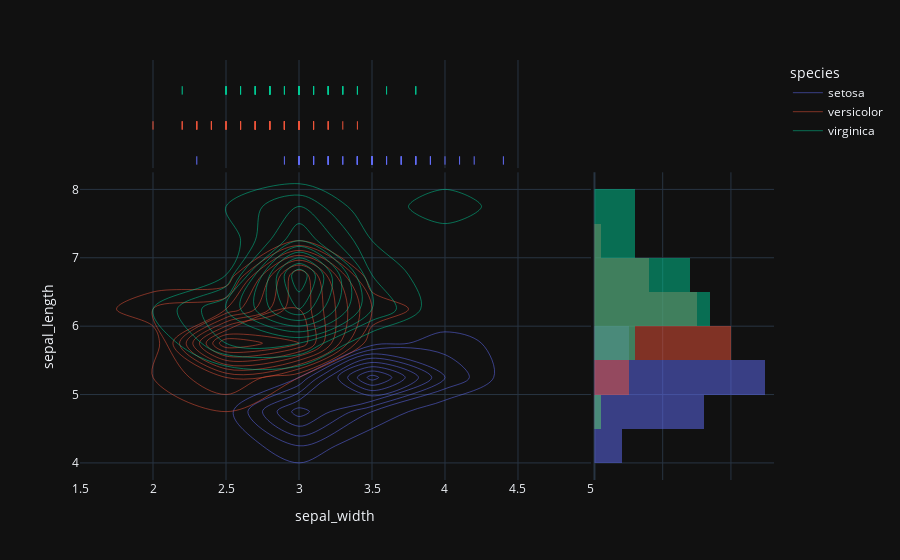

Notebook code cell kept with this figure:
### Markdown cell above
##### 4.4.2 等值线图

### Code cell
px.density_contour(
  df,  # 传入绘图数据
  x="sepal_width",  # 指定xy轴
  y="sepal_length",
  color="species",  # 颜色设置
  marginal_x="rug",  # 需要传入边缘图形
  marginal_y="histogram"   
)

### Figure 1 — Plotly figure (JSON) as saved in the notebook; plotly's stock layout.template omitted (floating-point values rounded to 4 significant figures)
{"data": [{"contours": {"coloring": "none"}, "hovertemplate": "species=setosa<br>sepal_width=%{x}<br>sepal_length=%{y}<br>count=%{z}<extra></extra>", "legendgroup": "setosa", "line": {"color": "#636efa"}, "name": "setosa", "showlegend": true, "x": [3.5, 3.0, 3.2, 3.1, 3.6, 3.9, 3.4, 3.4, 2.9, 3.1, 3.7, 3.4, 3.0, 3.0, 4.0, 4.4, 3.9, 3.5, 3.8, 3.8, 3.4, 3.7, 3.6, 3.3, 3.4, 3.0, 3.4, 3.5, 3.4, 3.2, 3.1, 3.4, 4.1, 4.2, 3.1, 3.2, 3.5, 3.1, 3.0, 3.4, 3.5, 2.3, 3.2, 3.5, 3.8, 3.0, 3.8, 3.2, 3.7, 3.3], "xaxis": "x", "xbingroup": "x", "y": [5.1, 4.9, 4.7, 4.6, 5.0, 5.4, 4.6, 5.0, 4.4, 4.9, 5.4, 4.8, 4.8, 4.3, 5.8, 5.7, 5.4, 5.1, 5.7, 5.1, 5.4, 5.1, 4.6, 5.1, 4.8, 5.0, 5.0, 5.2, 5.2, 4.7, 4.8, 5.4, 5.2, 5.5, 4.9, 5.0, 5.5, 4.9, 4.4, 5.1, 5.0, 4.5, 4.4, 5.0, 5.1, 4.8, 5.1, 4.6, 5.3, 5.0], "yaxis": "y", "ybingroup": "y", "type": "histogram2dcontour"}, {"alignmentgroup": "True", "boxpoints": "all", "fillcolor": "rgba(255,255,255,0)", "hoveron": "points", "hovertemplate": "species=setosa<br>sepal_width=%{x}<extra></extra>", "jitter": 0, "legendgroup": "setosa", "line": {"color": "rgba(255,255,255,0)"}, "marker": {"color": "#636efa", "symbol": "line-ns-open"}, "name": "setosa", "offsetgroup": "setosa", "showlegend": false, "x": [3.5, 3.0, 3.2, 3.1, 3.6, 3.9, 3.4, 3.4, 2.9, 3.1, 3.7, 3.4, 3.0, 3.0, 4.0, 4.4, 3.9, 3.5, 3.8, 3.8, 3.4, 3.7, 3.6, 3.3, 3.4, 3.0, 3.4, 3.5, 3.4, 3.2, 3.1, 3.4, 4.1, 4.2, 3.1, 3.2, 3.5, 3.1, 3.0, 3.4, 3.5, 2.3, 3.2, 3.5, 3.8, 3.0, 3.8, 3.2, 3.7, 3.3], "xaxis": "x3", "yaxis": "y3", "type": "box"}, {"alignmentgroup": "True", "bingroup": "y", "hovertemplate": "species=setosa<br>sepal_length=%{y}<br>count=%{x}<extra></extra>", "legendgroup": "setosa", "marker": {"color": "#636efa"}, "name": "setosa", "offsetgroup": "setosa", "opacity": 0.5, "showlegend": false, "xaxis": "x2", "y": [5.1, 4.9, 4.7, 4.6, 5.0, 5.4, 4.6, 5.0, 4.4, 4.9, 5.4, 4.8, 4.8, 4.3, 5.8, 5.7, 5.4, 5.1, 5.7, 5.1, 5.4, 5.1, 4.6, 5.1, 4.8, 5.0, 5.0, 5.2, 5.2, 4.7, 4.8, 5.4, 5.2, 5.5, 4.9, 5.0, 5.5, 4.9, 4.4, 5.1, 5.0, 4.5, 4.4, 5.0, 5.1, 4.8, 5.1, 4.6, 5.3, 5.0], "yaxis": "y2", "type": "histogram"}, {"contours": {"coloring": "none"}, "hovertemplate": "species=versicolor<br>sepal_width=%{x}<br>sepal_length=%{y}<br>count=%{z}<extra></extra>", "legendgroup": "versicolor", "line": {"color": "#EF553B"}, "name": "versicolor", "showlegend": true, "x": [3.2, 3.2, 3.1, 2.3, 2.8, 2.8, 3.3, 2.4, 2.9, 2.7, 2.0, 3.0, 2.2, 2.9, 2.9, 3.1, 3.0, 2.7, 2.2, 2.5, 3.2, 2.8, 2.5, 2.8, 2.9, 3.0, 2.8, 3.0, 2.9, 2.6, 2.4, 2.4, 2.7, 2.7, 3.0, 3.4, 3.1, 2.3, 3.0, 2.5, 2.6, 3.0, 2.6, 2.3, 2.7, 3.0, 2.9, 2.9, 2.5, 2.8], "xaxis": "x", "xbingroup": "x", "y": [7.0, 6.4, 6.9, 5.5, 6.5, 5.7, 6.3, 4.9, 6.6, 5.2, 5.0, 5.9, 6.0, 6.1, 5.6, 6.7, 5.6, 5.8, 6.2, 5.6, 5.9, 6.1, 6.3, 6.1, 6.4, 6.6, 6.8, 6.7, 6.0, 5.7, 5.5, 5.5, 5.8, 6.0, 5.4, 6.0, 6.7, 6.3, 5.6, 5.5, 5.5, 6.1, 5.8, 5.0, 5.6, 5.7, 5.7, 6.2, 5.1, 5.7], "yaxis": "y", "ybingroup": "y", "type": "histogram2dcontour"}, {"alignmentgroup": "True", "boxpoints": "all", "fillcolor": "rgba(255,255,255,0)", "hoveron": "points", "hovertemplate": "species=versicolor<br>sepal_width=%{x}<extra></extra>", "jitter": 0, "legendgroup": "versicolor", "line": {"color": "rgba(255,255,255,0)"}, "marker": {"color": "#EF553B", "symbol": "line-ns-open"}, "name": "versicolor", "offsetgroup": "versicolor", "showlegend": false, "x": [3.2, 3.2, 3.1, 2.3, 2.8, 2.8, 3.3, 2.4, 2.9, 2.7, 2.0, 3.0, 2.2, 2.9, 2.9, 3.1, 3.0, 2.7, 2.2, 2.5, 3.2, 2.8, 2.5, 2.8, 2.9, 3.0, 2.8, 3.0, 2.9, 2.6, 2.4, 2.4, 2.7, 2.7, 3.0, 3.4, 3.1, 2.3, 3.0, 2.5, 2.6, 3.0, 2.6, 2.3, 2.7, 3.0, 2.9, 2.9, 2.5, 2.8], "xaxis": "x3", "yaxis": "y3", "type": "box"}, {"alignmentgroup": "True", "bingroup": "y", "hovertemplate": "species=versicolor<br>sepal_length=%{y}<br>count=%{x}<extra></extra>", "legendgroup": "versicolor", "marker": {"color": "#EF553B"}, "name": "versicolor", "offsetgroup": "versicolor", "opacity": 0.5, "showlegend": false, "xaxis": "x2", "y": [7.0, 6.4, 6.9, 5.5, 6.5, 5.7, 6.3, 4.9, 6.6, 5.2, 5.0, 5.9, 6.0, 6.1, 5.6, 6.7, 5.6, 5.8, 6.2, 5.6, 5.9, 6.1, 6.3, 6.1, 6.4, 6.6, 6.8, 6.7, 6.0, 5.7, 5.5, 5.5, 5.8, 6.0, 5.4, 6.0, 6.7, 6.3, 5.6, 5.5, 5.5, 6.1, 5.8, 5.0, 5.6, 5.7, 5.7, 6.2, 5.1, 5.7], "yaxis": "y2", "type": "histogram"}, {"contours": {"coloring": "none"}, "hovertemplate": "species=virginica<br>sepal_width=%{x}<br>sepal_length=%{y}<br>count=%{z}<extra></extra>", "legendgroup": "virginica", "line": {"color": "#00cc96"}, "name": "virginica", "showlegend": true, "x": [3.3, 2.7, 3.0, 2.9, 3.0, 3.0, 2.5, 2.9, 2.5, 3.6, 3.2, 2.7, 3.0, 2.5, 2.8, 3.2, 3.0, 3.8, 2.6, 2.2, 3.2, 2.8, 2.8, 2.7, 3.3, 3.2, 2.8, 3.0, 2.8, 3.0, 2.8, 3.8, 2.8, 2.8, 2.6, 3.0, 3.4, 3.1, 3.0, 3.1, 3.1, 3.1, 2.7, 3.2, 3.3, 3.0, 2.5, 3.0, 3.4, 3.0], "xaxis": "x", "xbingroup": "x", "y": [6.3, 5.8, 7.1, 6.3, 6.5, 7.6, 4.9, 7.3, 6.7, 7.2, 6.5, 6.4, 6.8, 5.7, 5.8, 6.4, 6.5, 7.7, 7.7, 6.0, 6.9, 5.6, 7.7, 6.3, 6.7, 7.2, 6.2, 6.1, 6.4, 7.2, 7.4, 7.9, 6.4, 6.3, 6.1, 7.7, 6.3, 6.4, 6.0, 6.9, 6.7, 6.9, 5.8, 6.8, 6.7, 6.7, 6.3, 6.5, 6.2, 5.9], "yaxis": "y", "ybingroup": "y", "type": "histogram2dcontour"}, {"alignmentgroup": "True", "boxpoints": "all", "fillcolor": "rgba(255,255,255,0)", "hoveron": "points", "hovertemplate": "species=virginica<br>sepal_width=%{x}<extra></extra>", "jitter": 0, "legendgroup": "virginica", "line": {"color": "rgba(255,255,255,0)"}, "marker": {"color": "#00cc96", "symbol": "line-ns-open"}, "name": "virginica", "offsetgroup": "virginica", "showlegend": false, "x": [3.3, 2.7, 3.0, 2.9, 3.0, 3.0, 2.5, 2.9, 2.5, 3.6, 3.2, 2.7, 3.0, 2.5, 2.8, 3.2, 3.0, 3.8, 2.6, 2.2, 3.2, 2.8, 2.8, 2.7, 3.3, 3.2, 2.8, 3.0, 2.8, 3.0, 2.8, 3.8, 2.8, 2.8, 2.6, 3.0, 3.4, 3.1, 3.0, 3.1, 3.1, 3.1, 2.7, 3.2, 3.3, 3.0, 2.5, 3.0, 3.4, 3.0], "xaxis": "x3", "yaxis": "y3", "type": "box"}, {"alignmentgroup": "True", "bingroup": "y", "hovertemplate": "species=virginica<br>sepal_length=%{y}<br>count=%{x}<extra></extra>", "legendgroup": "virginica", "marker": {"color": "#00cc96"}, "name": "virginica", "offsetgroup": "virginica", "opacity": 0.5, "showlegend": false, "xaxis": "x2", "y": [6.3, 5.8, 7.1, 6.3, 6.5, 7.6, 4.9, 7.3, 6.7, 7.2, 6.5, 6.4, 6.8, 5.7, 5.8, 6.4, 6.5, 7.7, 7.7, 6.0, 6.9, 5.6, 7.7, 6.3, 6.7, 7.2, 6.2, 6.1, 6.4, 7.2, 7.4, 7.9, 6.4, 6.3, 6.1, 7.7, 6.3, 6.4, 6.0, 6.9, 6.7, 6.9, 5.8, 6.8, 6.7, 6.7, 6.3, 6.5, 6.2, 5.9], "yaxis": "y2", "type": "histogram"}], "layout": {"xaxis": {"anchor": "y", "domain": [0.0, 0.7363], "title": {"text": "sepal_width"}}, "yaxis": {"anchor": "x", "domain": [0.0, 0.7326], "title": {"text": "sepal_length"}}, "xaxis2": {"anchor": "y2", "domain": [0.7413, 1.0], "matches": "x2", "showticklabels": false, "showline": false, "ticks": "", "showgrid": true}, "yaxis2": {"anchor": "x2", "domain": [0.0, 0.7326], "matches": "y", "showticklabels": false, "showgrid": true}, "xaxis3": {"anchor": "y3", "domain": [0.0, 0.7363], "matches": "x", "showticklabels": false, "showgrid": true}, "yaxis3": {"anchor": "x3", "domain": [0.7426, 1.0], "matches": "y3", "showticklabels": false, "showline": false, "ticks": "", "showgrid": false}, "xaxis4": {"anchor": "y4", "domain": [0.7413, 1.0], "matches": "x2", "showticklabels": false, "showgrid": true, "showline": false, "ticks": ""}, "yaxis4": {"anchor": "x4", "domain": [0.7426, 1.0], "matches": "y3", "showticklabels": false, "showline": false, "ticks": "", "showgrid": true}, "legend": {"title": {"text": "species"}, "tracegroupgap": 0}, "margin": {"t": 60}, "barmode": "overlay"}}
